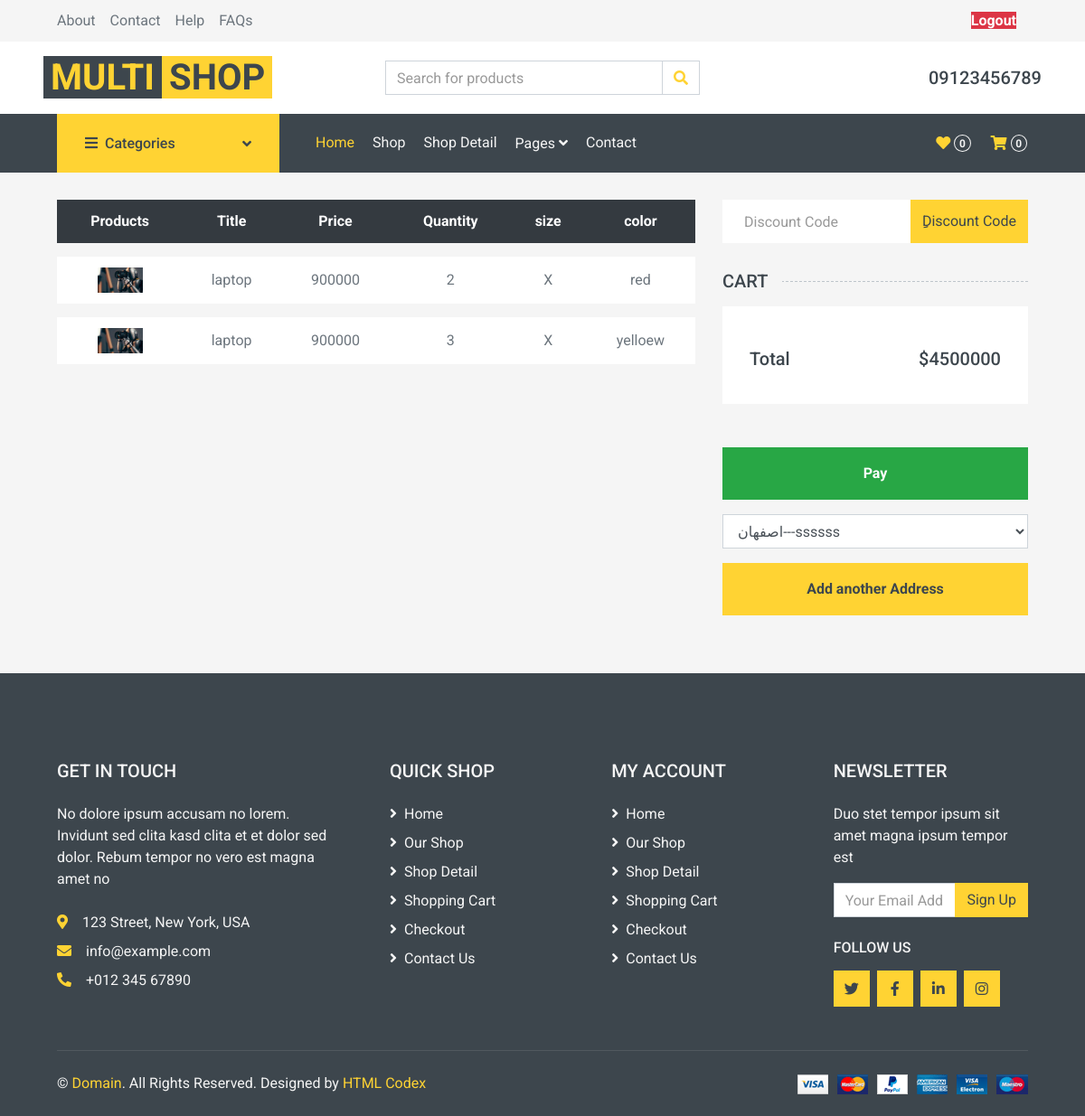
Page /cart/order/1 (signed in) on the committed database.
### account/models.py (models this page shows, shortened)
class User(AbstractBaseUser):
    email = models.EmailField(
        verbose_name="ادرس ایمیل",
        max_length=255,
        unique=True
    )
    fullname = models.CharField(max_length=50, verbose_name='نام و نام خوانوادگی')
    phone = models.CharField(max_length=12, unique=True, verbose_name='شماره تلفن')
    is_active = models.BooleanField(default=True)
    is_admin = models.BooleanField(default=False, verbose_name='ادمین')
    image = models.ImageField(upload_to='user-image', null=True, blank=True, verbose_name='عکس پروفایل' )
    objects = UserManager()
    USERNAME_FIELD = "phone"
    REQUIRED_FIELDS = []

### cart/models.py (models this page shows, shortened)
class OrderItem(models.Model):
    order = models.ForeignKey(Order, on_delete=models.CASCADE, related_name='items')
    product = models.ForeignKey(Product, on_delete=models.CASCADE, related_name='items')
    size = models.CharField(max_length=12)
    color = models.CharField(max_length=12)
    quantity = models.SmallIntegerField()
    price = models.PositiveIntegerField()

class Order(models.Model):
    user = models.ForeignKey(User, on_delete=models.CASCADE, related_name='orders')
    total_price = models.IntegerField(default=0)
    created_at = models.DateTimeField(auto_now_add=True)
    is_paid = models.BooleanField(default=False)

### product/models.py (models this page shows, shortened)
class Product(models.Model):
    title = models.CharField(max_length=30)
    description = models.TextField()
    price = models.IntegerField()
    discount = models.SmallIntegerField()
    image = models.ImageField(upload_to='products')
    size = models.ManyToManyField(Size, blank=True, null=True, related_name='products')
    color = models.ManyToManyField(Color, related_name='products')

### cart/views.py (the view)
# urls.py: path('order/<int:pk>', views.OrderDetailView.as_view(), name='order_detail'),
class OrderDetailView(View):
    def get(self, request, pk):
        order = get_object_or_404(Order, id=pk)
        return render(request, 'cart/order_detail.html', {'order': order})

### cart/templates/cart/order_detail.html (shortened to what this page needs)
{% extends 'base.html' %}
{% load static %}
{% block main %}
    <div class="container-fluid">
        <div class="row px-xl-5">
            <div class="col-lg-8 table-responsive mb-5">
                <table class="table table-light table-borderless table-hover text-center mb-0">
                    <thead class="thead-dark">
                    <tr>
                        <th>Products</th>
                        <th>Title</th>
                        <th>Price</th>
                        <th>Quantity</th>
                        <th>size</th>
                        <th>color</th>
                    </tr>
                    </thead>
                    <tbody class="align-middle">
                    {% for item in order.items.all %}
                        <tr>
                            <td class="align-middle"><img src="{{ item.product.image.url }}" alt=""
                                                          style="width: 50px;"></td>
                            <td class="align-middle">{{ item.product.title }}</td>
                            <td class="align-middle">{{ item.price }}</td>
                            <td class="align-middle">
                                {{ item.quantity }}
                            </td>
                            <td class="align-middle">{{ item.size }}</td>
                            <td class="align-middle">{{ item.color }}</td>
                        </tr>
                    {% endfor %}
                    </tbody>
                </table>
            </div>
            <div class="col-lg-4">
                <form class="mb-30" method="post" action="{% url 'cart:apply_discount' order.id %}">
                    <div class="input-group">
                        <input type="text" name="discount_code" class="form-control border-0 p-4"
                               placeholder="Discount Code">
                        <div class="input-group-append">
                            <button class="btn btn-primary">ِِDiscount Code</button>
                        </div>
                    </div>
                </form>
                <h5 class="section-title position-relative text-uppercase mb-3"><span class="bg-secondary pr-3">Cart </span>
                </h5>
                <div class="bg-light p-30 mb-5">
                    <div class="pt-2">
                        <div class="d-flex justify-content-between mt-2">
                            <h5>Total</h5>
                            <h5>${{ order.total_price }}</h5>
                        </div>
                    </div>
                </div>
                {% if request.user.addresses.all %}
                    <form  method="post">
                    <button type="submit"
                                    class="btn btn-block btn-success font-weight-bold my-3 py-3">Pay
                            </button>
                             <select name="address" class="form-control" aria-label="Default select example">
                            {% for address in request.user.addresses.all %}
                                <option value="{{ address.address }}">{{ address.address }}---{{ address.postal_code }}</option>
                            {% endfor %}
                             </select>
                            <a href="{% url 'account:add_address' %}?next={% url 'cart:order_detail' order.id %}"
                               class="btn btn-block btn-primary font-weight-bold my-3 py-3">Add another Address
                            </a>
                    </form>
                {% else %}
                    <a href="{% url 'account:add_address' %}?next={% url 'cart:order_detail' order.id %}"
                       class="btn btn-block btn-success font-weight-bold my-3 py-3">you dont have any address, Add one
                    </a>
                {% endif %}
            </div>
        </div>
    </div>
{% endblock %}

### templates/includes/topbar.html (shortened to what this page needs)
{% load static %}
<div class="container-fluid">
    <div class="row bg-secondary py-1 px-xl-5">
        <div class="col-lg-6 d-none d-lg-block">
            <div class="d-inline-flex align-items-center h-100">
                <a class="text-body mr-3" href="">About</a>
                <a class="text-body mr-3" href="">Contact</a>
                <a class="text-body mr-3" href="">Help</a>
                <a class="text-body mr-3" href="">FAQs</a>
            </div>
        </div>
        <div class="col-lg-6 text-center text-lg-right">
            <div class="btn">
                {% if request.user.is_authenticated %}
                    <a class="btn-danger" href="{% url 'account:user_logout' %}"><strong>Logout</strong></a>
                {% else %}
                    <a class="btn-primary" href="{% url 'account:user_login' %}">Login</a>
                    <a class="btn-success"  href="{% url 'account:user_register' %}">Register</a>
                {% endif %}
             </div>
        </div>
    </div>
</div>
<div class="row align-items-center bg-light py-3 px-xl-5 d-none d-lg-flex">
    <div class="col-lg-4">
        <a href="" class="text-decoration-none">
            <span class="h1 text-uppercase text-primary bg-dark px-2">Multi</span>
            <span class="h1 text-uppercase text-dark bg-primary px-2 ml-n1">Shop</span>
        </a>
    </div>
    <div class="col-lg-4 col-6 text-left">
        <form action="">
            <div class="input-group">
                <input type="text" class="form-control" placeholder="Search for products">
                <div class="input-group-append">
                            <span class="input-group-text bg-transparent text-primary">
                                <i class="fa fa-search"></i>
                            </span>
                </div>
            </div>
        </form>
    </div>
    <div class="col-lg-4 col-6 text-right">
        <h5 class="m-0">{{ request.user.phone }}</h5>
    </div>
</div>

### rows in the picture
User: user.phone "09123456789"
OrderItem: product.image (picture), product "laptop", price "900000", quantity "2", size "X", color "red"
OrderItem: product.image (picture), product "laptop", price "900000", quantity "3", size "X", color "yelloew"
Order: total_price "4500000"

### other values in the picture
form field address "اصفهان---ssssss"
